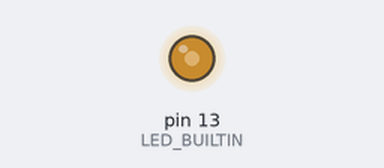
This sketch was run on a simulated Arduino Uno, built with avr-gcc and run on an emulated ATmega328P. On the bench: output pins drawn as LEDs (lit = HIGH).

Above: at 0.1 s.
Timing chart, 0 to 1.6 s (numbered marks = the images above):
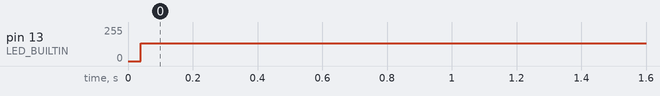

The sketch:

myled.ino
```cpp
#include <LedToggle.h>

LedToggle led(LED_BUILTIN);

void setup() {
}

void loop() {
  led.toggle();

}
```

LedToggle.cpp
```cpp
#include "LedToggle.h"

LedToggle::LedToggle(int pin) {
	_pin = pin;
	_state = false;
	_delayTime = 0;
	pinMode(_pin, OUTPUT);
	digitalWrite(_pin, LOW);
}
LedToggle::LedToggle(int pin, unsigned long delayTime) {
	_pin = pin;
	_state = false;
	_delayTime = delayTime;
	pinMode(_pin, OUTPUT);
	digitalWrite(_pin, LOW);
}

void LedToggle::toggle(){
	if(_delayTime > 0){
		delay(_delayTime);
	}
	_state = !_state;
	digitalWrite(_pin, _state ? HIGH : LOW );
}
```

LedToggle.h
```cpp
#ifndef LedToggle_h
#define LedToggle_h

#include "Arduino.h"

class LedToggle {
	public:
		LedToggle(int pin);	// »ý¼ºÀÚ
		LedToggle(int pin, unsigned long delayTime);
		void toggle();		// led »óÅÂ Åä±Û
	private:
		int _pin;
		bool _state;
		unsigned long _delayTime;
};

#endif
```

Measured:
- by itself, pin 13 (LED_BUILTIN): 0/255 → 132/255 at 0.04 s
